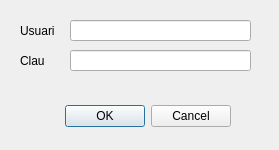
<?xml version="1.0" encoding="UTF-8"?>
<ui version="4.0">
 <class>Dialog</class>
 <widget class="QDialog" name="Dialog">
  <property name="geometry">
   <rect>
    <x>0</x>
    <y>0</y>
    <width>279</width>
    <height>150</height>
   </rect>
  </property>
  <property name="windowTitle">
   <string>Login</string>
  </property>
  <widget class="QDialogButtonBox" name="buttonBox">
   <property name="geometry">
    <rect>
     <x>20</x>
     <y>100</y>
     <width>211</width>
     <height>32</height>
    </rect>
   </property>
   <property name="orientation">
    <enum>Qt::Horizontal</enum>
   </property>
   <property name="standardButtons">
    <set>QDialogButtonBox::Cancel|QDialogButtonBox::Ok</set>
   </property>
  </widget>
  <widget class="QLineEdit" name="user_label">
   <property name="geometry">
    <rect>
     <x>70</x>
     <y>20</y>
     <width>181</width>
     <height>21</height>
    </rect>
   </property>
  </widget>
  <widget class="QLabel" name="label">
   <property name="geometry">
    <rect>
     <x>20</x>
     <y>20</y>
     <width>56</width>
     <height>21</height>
    </rect>
   </property>
   <property name="text">
    <string>Usuari</string>
   </property>
  </widget>
  <widget class="QLineEdit" name="password_label">
   <property name="geometry">
    <rect>
     <x>70</x>
     <y>50</y>
     <width>181</width>
     <height>21</height>
    </rect>
   </property>
   <property name="text">
    <string/>
   </property>
  </widget>
  <widget class="QLabel" name="label_2">
   <property name="geometry">
    <rect>
     <x>20</x>
     <y>50</y>
     <width>56</width>
     <height>21</height>
    </rect>
   </property>
   <property name="text">
    <string>Clau</string>
   </property>
  </widget>
 </widget>
 <resources/>
 <connections>
  <connection>
   <sender>buttonBox</sender>
   <signal>accepted()</signal>
   <receiver>Dialog</receiver>
   <slot>accept()</slot>
   <hints>
    <hint type="sourcelabel">
     <x>248</x>
     <y>254</y>
    </hint>
    <hint type="destinationlabel">
     <x>157</x>
     <y>274</y>
    </hint>
   </hints>
  </connection>
  <connection>
   <sender>buttonBox</sender>
   <signal>rejected()</signal>
   <receiver>Dialog</receiver>
   <slot>reject()</slot>
   <hints>
    <hint type="sourcelabel">
     <x>316</x>
     <y>260</y>
    </hint>
    <hint type="destinationlabel">
     <x>286</x>
     <y>274</y>
    </hint>
   </hints>
  </connection>
 </connections>
</ui>
